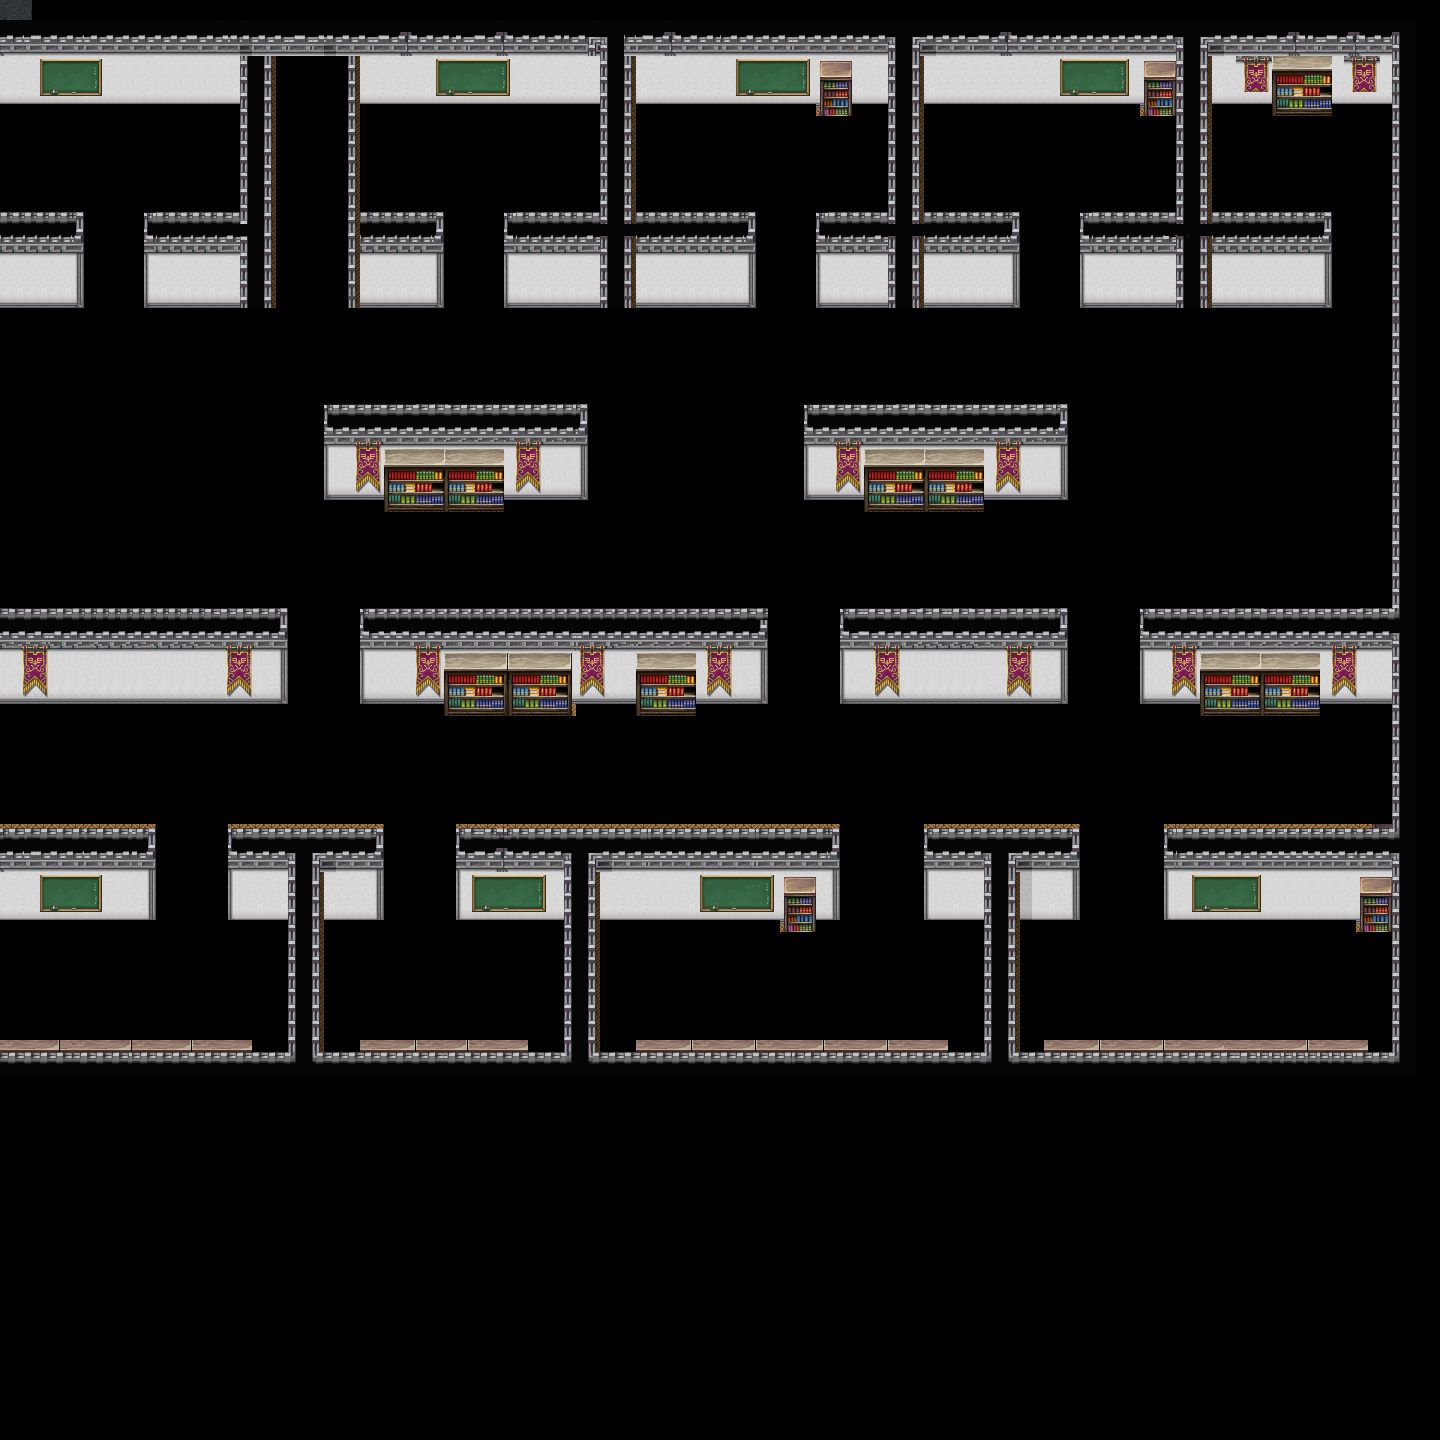

A level layout from a 2D game, rendered from its tile map. Below: a short description, then the map file with tile-grid data replaced by summaries:
An orthogonal 120x120 tile map with 12x12 px tiles, 1 tile layer (Colision), 1 image layer.

<map version="1.0" orientation="orthogonal" renderorder="right-down" width="120" height="120" tilewidth="12" tileheight="12" nextobjectid="1">
 <properties>
  <property name="collision" value="true" />
 </properties>
 <tileset firstgid="1" name="Spw-Old" tilewidth="12" tileheight="12" tilecount="1530" columns="45">
  <image source="../images/Spw-Old.png" trans="ff00ff" width="544" height="416" />
 </tileset>
 <imagelayer name="Fondo">
  <image source="../images/bg.jpg" width="32" height="32" />
 </imagelayer>
 <layer name="Colision" width="120" height="120" offsetx="-24" offsety="20">
  <properties>
   <property name="collision" value="true" />
  </properties>
  <data>[14400 cells, 4240 non-empty, 715 distinct tile ids]</data>
 </layer>
</map>
